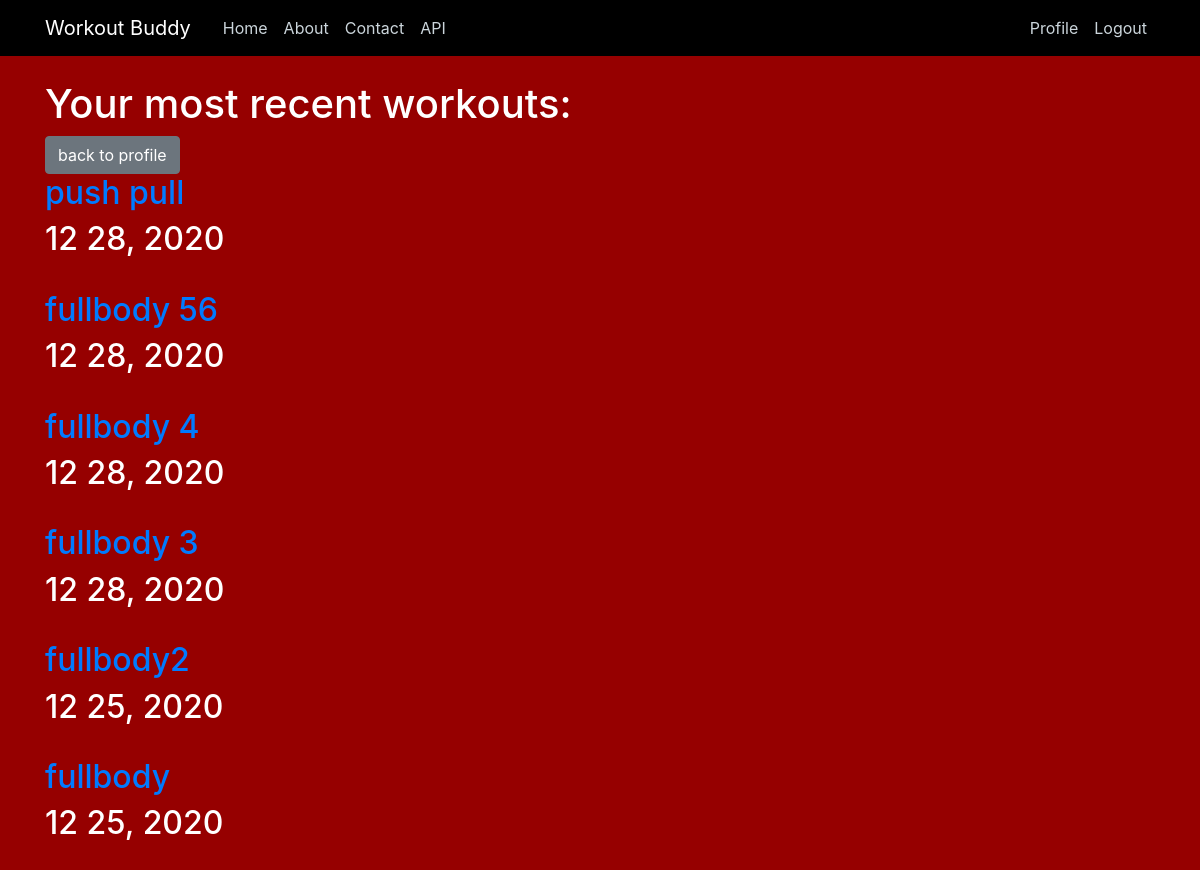
The app's page /workouts/ (signed in), older data.
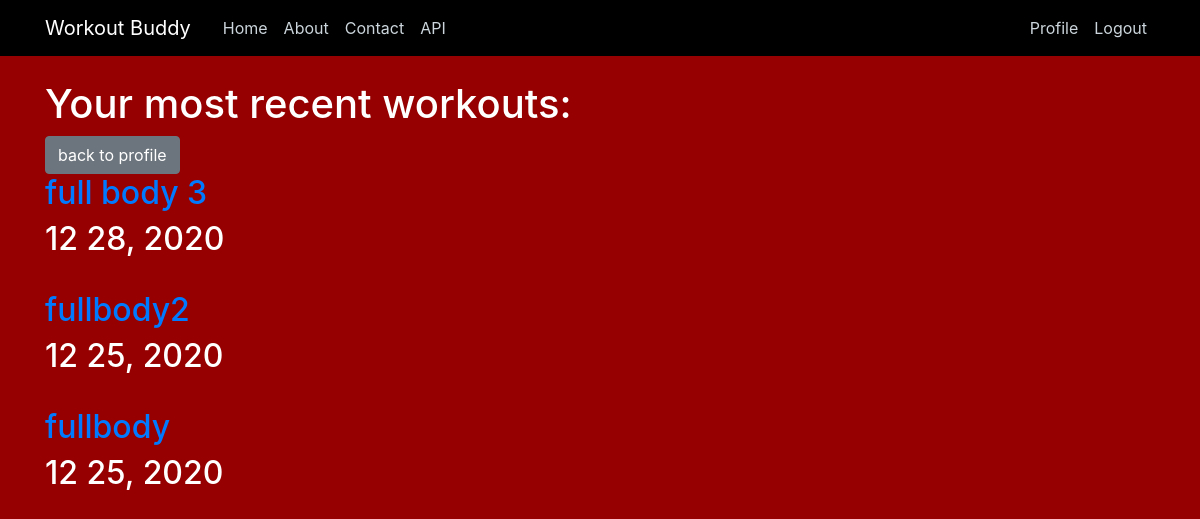
The same page, newer data.
### workouts/models.py (models this page shows, shortened)
class Workouts(models.Model):
    username = models.ForeignKey(User, on_delete=models.CASCADE) #delete workouts if user is deleted.
    date = models.DateTimeField(default=timezone.now)
    WName = models.CharField(max_length=50)

### workouts/views.py (the view)
# urls.py: path('workouts/', WorkoutsListView.as_view(), name='workouts'),
class WorkoutsListView(ListView):
    template_name = 'workouts/workouts.html'
    context_object_name = 'workouts'
    def get_queryset(self):
        queryset = Workouts.objects.filter(username=self.request.user)
        return queryset.order_by('-date') #order by newest date to oldest.

### workouts/templates/workouts/workouts.html
{% extends "main/base.html" %}
{% block content %}
    {% if user.is_authenticated %}
    <h1>Your most recent workouts: </h1>
    <a class="btn btn-secondary" href="{% url 'profile' %}">back to profile</a>
    <br />
        {% for workout in workouts %}
            <h2><a href="{% url 'workouts-detail' workout.id %}">{{ workout.WName }}</a></h2>
            <h2>{{ workout.date|date:"m d, Y" }}</h2>
            <br />
        {% endfor %}
    {% else %}
        <h2>Login to view or edit your workouts</h2>
        <a href="{% url 'login' %}">Login</a>
        <br />
        <h2>Or register if you don't have an account to log into</h2>
        <a href="{% url 'register' %}">Register now!</a>
    {% endif %}
{% endblock content %}

Row changes from the older to the newer data that the page shows:
removed Workouts: WName "push pull", date "12 28, 2020"
removed Workouts: WName "fullbody 56", date "12 28, 2020"
removed Workouts: WName "fullbody 4", date "12 28, 2020"
removed Workouts: WName "fullbody 3", date "12 28, 2020"
added Workouts: WName "full body 3", date "12 28, 2020"
